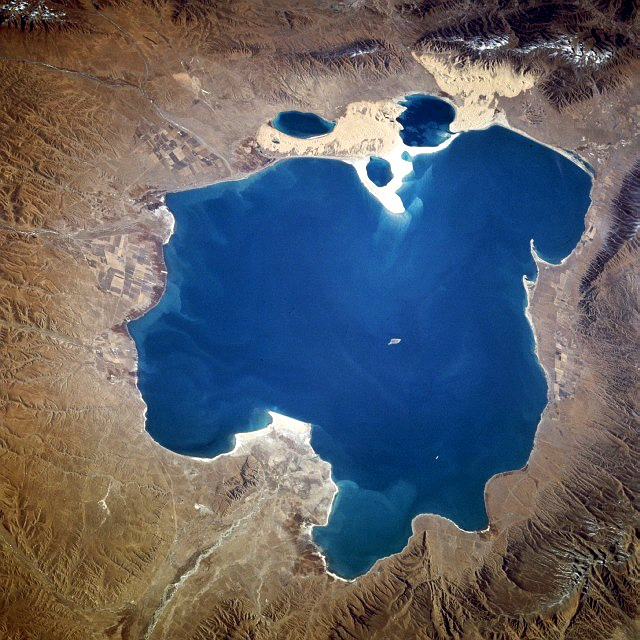
%> input picture Ex9/lake.jpg, 640 x 640 px
$ octave exercise9task2.m   (GNU Octave 9; MATLAB toolbox functions it lacks are replaced by stand-ins)
%> lines starting %> are read from the running program, lines starting %| are printed output that depends on the picture; in (x1, y1, x2, y2) boxes, pixels count from 0 and x2, y2 are one past the last pixel; in counts of white or black regions, pixels touching at a corner belong together; the program's own positions count from 1
I = imread('lake.jpg');
%> I is the input picture: size 640x640x3 uint8; mean R, G, B 92.6, 95.6, 103.5
I1 = rgb2hsv(I);%change the color space
%> I1: size 640x640x3 double; mean H, S, V 0.313, 0.51, 0.505
level=graythresh(I1);
%> level = 0.404
bw = im2bw(I1,level);%get the binary img
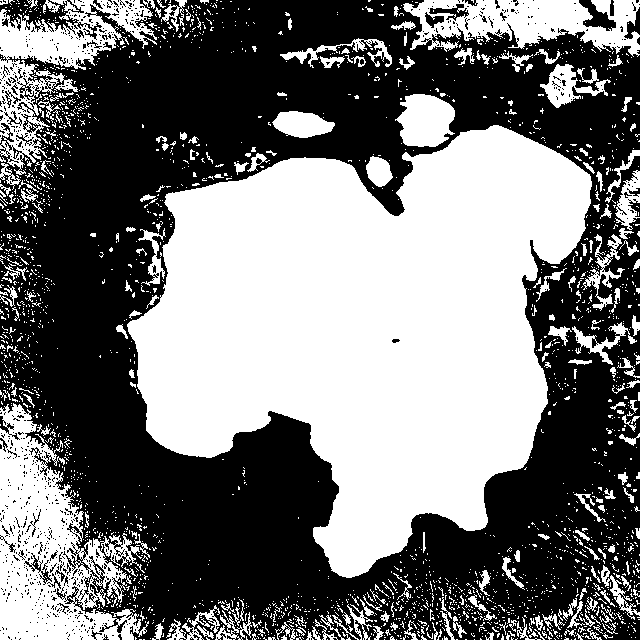
%> bw: size 640x640 logical; 46.4% white; 2312 white regions (2083 under 20 px), largest, box (x1, y1, x2, y2) and area: (127, 125, 592, 578) 128106, (0, 403, 149, 640) 16764, (0, 0, 157, 175) 8521
[L,num] = bwlabel(bw);
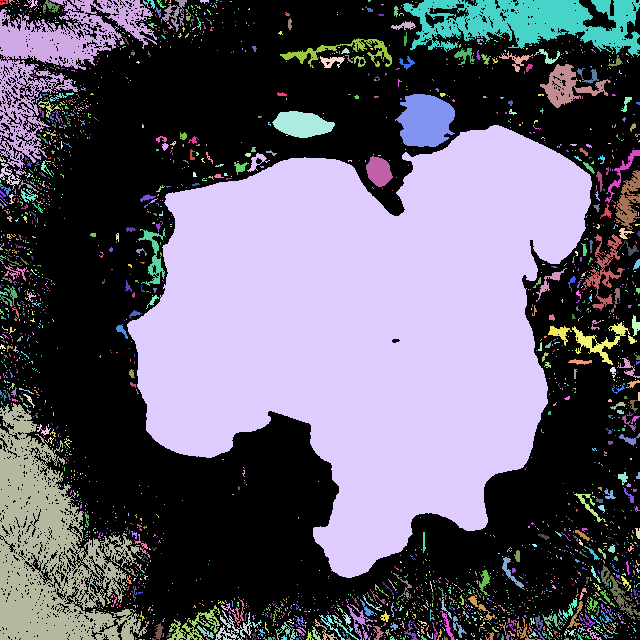
%> L: size 640x640 double; 2313 distinct labels, from 0 to 2312; one colour per label, 0 black
%> num = 2312
% to store total number of pixels of each object
matrix = zeros(1,num);
for i = 1 : num
    matrix(i) = length(find(L(:) == i));
end
%> after the loop, matrix = 2312 values, max 128106 at index 716, min 1 at index 10, mean 82.15
% find the object with maximum pixels
[a, idx] = max(matrix);
%> a = 128106; idx = 716
% find the target object
bw1 = (L==idx);
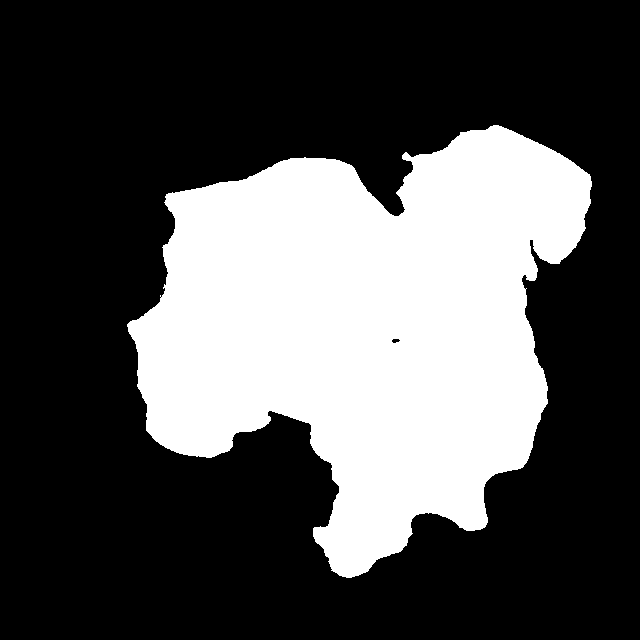
%> bw1: size 640x640 logical; 31.3% white; 1 white region, box (x1, y1, x2, y2) and area: (127, 125, 592, 578) 128106
% construct the pixels
d11=repmat(bw1(:), 1, 3);
d1=reshape(d11,size(I));
d2=uint8(d1).*I;
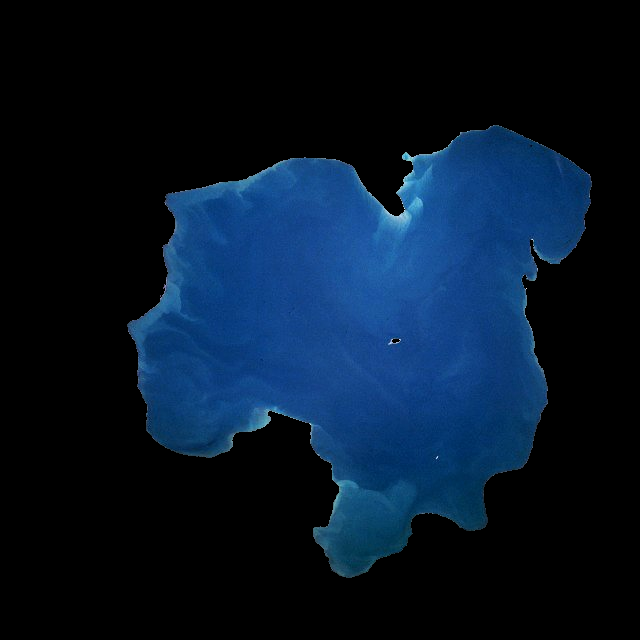
%> d2: size 640x640x3 uint8; mean R, G, B 5.7, 22, 40.5
%plot
figure;imshow(I);title('original image');
figure;imshow(bw);title('binary image');
figure;imshow(uint8(L));title('labeled image');
%> after `imshow(uint8(L))`:
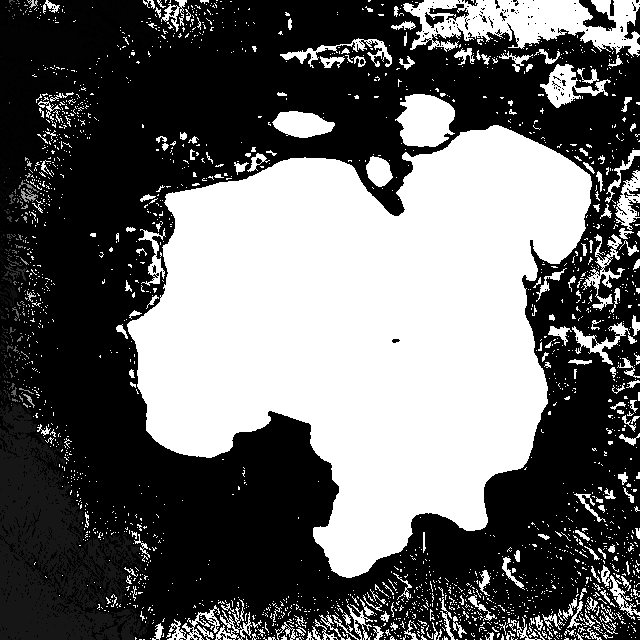
%> displayed picture: size 640x640, on the screen's scale of 0 to 255; min 0, max 255, mean 102.7
figure;imshow(d2);title('extracted object');

$ run again, with Ex9/festia.jpg copied over Ex9/lake.jpg
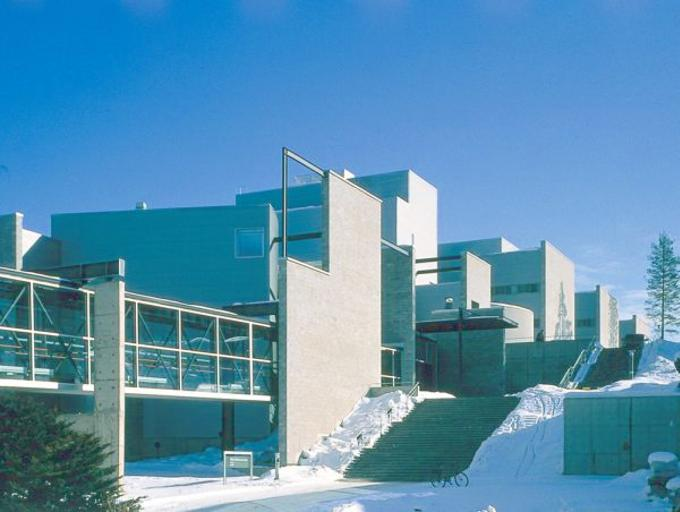
%> input picture Ex9/festia.jpg, 680 x 512 px
%> I is the input picture: size 512x680x3 uint8; mean R, G, B 88.6, 145.2, 178.2
%> I1: size 512x680x3 double; mean H, S, V 0.515, 0.528, 0.705
%> level = 0.643
%> bw: size 512x680 logical; 28.6% white; 286 white regions (237 under 20 px), largest, box (x1, y1, x2, y2) and area: (0, 0, 609, 261) 65724, (41, 188, 284, 308) 17111, (563, 396, 680, 486) 6214
%> `[L,num] = bwlabel(bw);`:
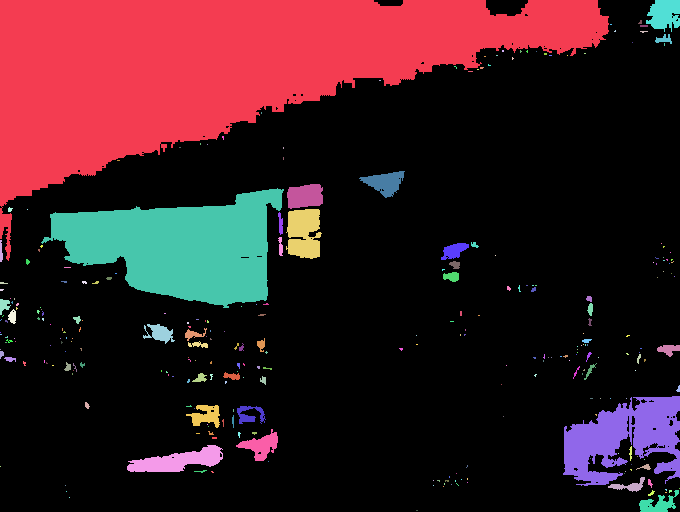
%> L: size 512x680 double; 287 distinct labels, from 0 to 286; one colour per label, 0 black
%> num = 286
%> after the loop `for i = 1 : num`: matrix = 286 values, max 65724 at index 1, min 1 at index 7, mean 347.7
%> a = 65724; idx = 1
%> bw1: size 512x680 logical; 18.9% white; 1 white region, box (x1, y1, x2, y2) and area: (0, 0, 609, 261) 65724
%> `imshow(uint8(L))`:
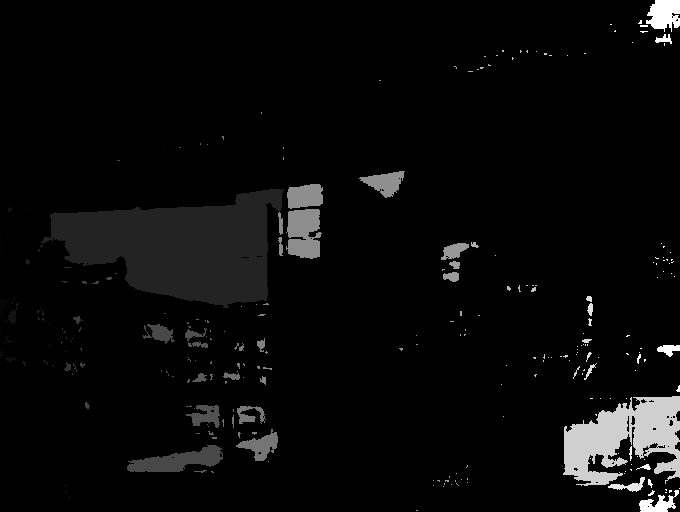
%> displayed picture: size 512x680, on the screen's scale of 0 to 255; min 0, max 255, mean 9.8
